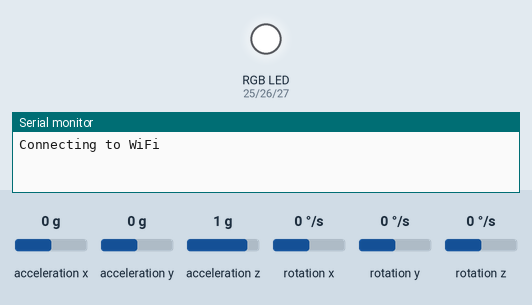
Recording of a sketch running on a simulated ESP32. On the bench: an RGB LED mixed from three pins (HIGH = lit), the last lines printed to the serial monitor. Wiring (inferred from the names in the program): MPU-9250 motion sensor at I2C address 0x68. The test bench sets the inputs (shaded band); at power-on: acceleration x 0 g, acceleration y 0 g, acceleration z 1 g, rotation x 0 °/s, rotation y 0 °/s, rotation z 0 °/s. WiFi joins after 1.5 s; servers stay silent unless stated.

Above: at 0.1 s.
At 5.0 s:
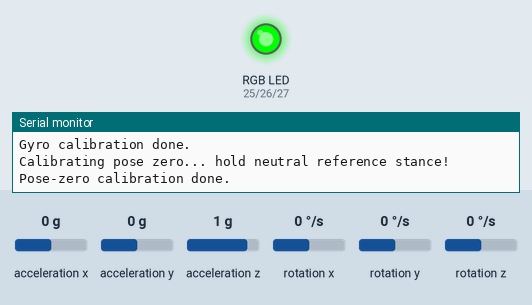
Timing chart, 0 to 6.5 s (numbered marks = the images above):
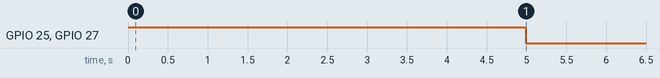

The sketch:

torso_weapon.ino
```cpp
// ============================================================================
// TORSO NODE — weapon-detection feature (prototype, standalone from torso.ino)
//
// Role:
//   - Reads its own MPU6500, computes gravity-relative pitch/roll (static
//     tilt only — no gyro integration, so no drift; this is a held-pose
//     reading, not a continuous-motion one).
//   - Gates readings on "stillness" (gyro magnitude below threshold for a
//     sustained window) so a reading is only trusted once the player is
//     holding the ready stance still.
//   - Broadcasts a lightweight TorsoPose UDP packet. The right-wrist hub
//     (see right_wrist_weapon.ino) uses this as the reference frame to
//     correct wrist angles for the player's stance/lean.
//
// This file intentionally does NOT touch torso.ino / right_wrist.ino — it's
// a separate feature, prototyped standalone (same precedent as
// motor_test_only.ino being a standalone bench sketch).
//
// Keep the TorsoPose struct identical to the copy in right_wrist_weapon.ino
// — it's the wire protocol between the two.
// ============================================================================

#include <Wire.h>
#include <WiFi.h>
#include <WiFiUdp.h>

// ================= CONFIG =================
#define TORSO_ID 1
#define RIGHT_WRIST_ID 0

const char *ssid = "xin hui's laptop";
const char *password = "12345678";

IPAddress broadcastIP(192, 168, 137, 255);
const int DEBUG_PORT = 4211; // -> laptop listener.py (human-readable text)
const int POSE_PORT = 4212;  // <-> right-wrist hub (binary TorsoPose out, DetectionStatus in)

#define DEBUG_LOG true

WiFiUDP debugUdp;
WiFiUDP poseUdp;

// ---------------- RGB LED (status indicator, common cathode) ----------------
#define LED_R_PIN 25
#define LED_G_PIN 26
#define LED_B_PIN 27

void ledSetColor(int r, int g, int b)
{
    analogWrite(LED_R_PIN, r);
    analogWrite(LED_G_PIN, g);
    analogWrite(LED_B_PIN, b);
}
void ledCalibrating() { ledSetColor(255, 255, 255); } // white
void ledSampling() { ledSetColor(0, 255, 0); }        // green — hub hasn't detected a weapon
void ledDetected() { ledSetColor(0, 0, 255); }        // blue — hub says a weapon is detected

// ---------------- Wire structs (must match right_wrist_weapon.ino) ----------------
struct __attribute__((packed)) TorsoPose
{
    uint8_t deviceId; // TORSO_ID
    uint32_t ms;
    float pitch, roll;
    bool stable;
};

// Mirrors right_wrist_weapon.ino's DetectionStatus — only 2 bytes, so it
// can never collide in size with TorsoPose (14 bytes) on the same port.
struct __attribute__((packed)) DetectionStatus
{
    uint8_t deviceId; // RIGHT_WRIST_ID (source)
    bool detected;
};

// ---------------- MPU6500 ----------------
#define MPU6500_ADDR 0x68
#define REG_PWR_MGMT_1 0x6B
#define REG_GYRO_CONFIG 0x1B
#define REG_ACCEL_CONFIG 0x1C
#define REG_ACCEL_XOUT_H 0x3B // accel(6) + temp(2) + gyro(6) = 14 contiguous bytes

const float ACCEL_SCALE = 4096.0; // +/-8g
const float GYRO_SCALE = 16.4;    // +/-2000dps

void writeRegister(uint8_t reg, uint8_t value)
{
    Wire.beginTransmission(MPU6500_ADDR);
    Wire.write(reg);
    Wire.write(value);
    Wire.endTransmission();
}

// out7 layout: [ax,ay,az,temp,gx,gy,gz] as raw int16.
bool readIMUBurst(int16_t *out7)
{
    Wire.beginTransmission(MPU6500_ADDR);
    Wire.write(REG_ACCEL_XOUT_H);
    if (Wire.endTransmission(false) != 0)
        return false;
    uint8_t n = Wire.requestFrom((int)MPU6500_ADDR, 14);
    if (n != 14)
        return false;
    for (int i = 0; i < 7; i++)
    {
        int16_t hi = Wire.read();
        int16_t lo = Wire.read();
        out7[i] = (hi << 8) | lo;
    }
    return true;
}

// ---------------- Gyro offset calibration (keep still) ----------------
float gyroXoffset = 0, gyroYoffset = 0, gyroZoffset = 0;

void calibrateGyro()
{
    Serial.println("Calibrating gyro... keep still!");
    long sumX = 0, sumY = 0, sumZ = 0;
    const int samples = 500;
    int16_t raw[7];

    int ok = 0;
    for (int i = 0; i < samples; i++)
    {
        if (readIMUBurst(raw))
        {
            sumX += raw[4];
            sumY += raw[5];
            sumZ += raw[6];
            ok++;
        }
        delay(3);
    }
    if (ok == 0)
        ok = 1;

    gyroXoffset = (sumX / (float)ok) / GYRO_SCALE;
    gyroYoffset = (sumY / (float)ok) / GYRO_SCALE;
    gyroZoffset = (sumZ / (float)ok) / GYRO_SCALE;
    Serial.println("Gyro calibration done.");
}

// ---------------- Pose-zero calibration ----------------
// Mounting orientation on the body isn't guaranteed to match the wrist
// mounts' axis convention, so raw pitch/roll from atan2() isn't directly
// comparable across devices. Capture a zero-reference here (player stands
// in a neutral reference stance) and subtract it from every later reading,
// the same way calibrateGyro() zeroes gyro drift.
float pitchZero = 0, rollZero = 0;

float computePitchDeg(float ay_g, float az_g)
{
    return atan2(ay_g, az_g) * 180.0 / PI;
}

float computeRollDeg(float ax_g, float az_g)
{
    return atan2(-ax_g, az_g) * 180.0 / PI;
}

// atan2() only returns [-180,180]; subtracting a zero-offset (or blending
// two readings in the EMA below) can land outside that range right at the
// wrap boundary (e.g. true angle -178 read as +179 one sample later),
// producing bogus ~360-degree jumps. Fold back into [-180,180].
float wrapAngle180(float deg)
{
    while (deg > 180.0)
        deg -= 360.0;
    while (deg < -180.0)
        deg += 360.0;
    return deg;
}

void calibratePoseZero()
{
    Serial.println("Calibrating pose zero... hold neutral reference stance!");
    double sumPitch = 0, sumRoll = 0;
    const int samples = 200;
    int16_t raw[7];
    int ok = 0;

    for (int i = 0; i < samples; i++)
    {
        if (readIMUBurst(raw))
        {
            float ax_g = raw[0] / ACCEL_SCALE;
            float ay_g = raw[1] / ACCEL_SCALE;
            float az_g = raw[2] / ACCEL_SCALE;
            sumPitch += computePitchDeg(ay_g, az_g);
            sumRoll += computeRollDeg(ax_g, az_g);
            ok++;
        }
        delay(3);
    }
    if (ok == 0)
        ok = 1;

    pitchZero = sumPitch / ok;
    rollZero = sumRoll / ok;
    Serial.println("Pose-zero calibration done.");
}

// ---------------- Debug logging ----------------
void debugLog(String msg)
{
    if (!DEBUG_LOG)
        return;
    debugUdp.beginPacket(broadcastIP, DEBUG_PORT);
    debugUdp.print("[torso] " + msg);
    debugUdp.endPacket();
}

// ---------------- Smoothing + stillness gate ----------------
const float EMA_ALPHA = 0.2; // smoothing for pitch/roll display
const float STILLNESS_GYRO_THRESHOLD_DPS = 15.0; // TODO: tune against real logs
const unsigned long STILLNESS_HOLD_MS = 700;     // TODO: tune against real logs
const unsigned long POSE_BROADCAST_INTERVAL_MS = 100;

// Continuous debug print (independent of the stable/unstable edge) so you
// can watch live pitch/roll while tuning thresholds. Leave on during
// calibration; flip off once thresholds are locked in.
#define DEBUG_RAW_STREAM true
const unsigned long RAW_LOG_INTERVAL_MS = 300;
unsigned long lastRawLogMs = 0;

float pitchEMA = 0, rollEMA = 0;
float gyroMagEMA = 0; // smoothed before the stillness check, so one noisy
                       // 100Hz sample (hand tremor) doesn't reset the hold timer
bool emaInitialized = false;
unsigned long stillSinceMs = 0;
bool wasStill = false;
unsigned long lastPoseBroadcastMs = 0;

const unsigned long SAMPLE_PERIOD_US = 10000UL; // 100Hz
unsigned long lastSampleUs = 0;

// ---------------- Detection status from right-wrist hub ----------------
bool weaponDetected = false;
bool ledDetectedState = false;

void checkIncomingDetection()
{
    uint8_t buf[32];
    int packetSize = poseUdp.parsePacket();
    if (packetSize <= 0)
        return;

    int len = poseUdp.read(buf, sizeof(buf));
    if (len != sizeof(DetectionStatus))
        return; // some other packet on this port (e.g. our own broadcast looping back)

    DetectionStatus status;
    memcpy(&status, buf, sizeof(status));
    if (status.deviceId == RIGHT_WRIST_ID)
        weaponDetected = status.detected;
}

void setup()
{
    Serial.begin(115200);
    Wire.begin();
    Wire.setClock(400000);

    pinMode(LED_R_PIN, OUTPUT);
    pinMode(LED_G_PIN, OUTPUT);
    pinMode(LED_B_PIN, OUTPUT);
    ledCalibrating();

    Serial.print("Connecting to WiFi");
    WiFi.begin(ssid, password);
    while (WiFi.status() != WL_CONNECTED)
    {
        delay(500);
        Serial.print(".");
    }
    Serial.println();
    Serial.print("Connected! IP: ");
    Serial.println(WiFi.localIP());

    debugUdp.begin(DEBUG_PORT);
    poseUdp.begin(POSE_PORT);

    writeRegister(REG_PWR_MGMT_1, 0x00);
    delay(100);
    writeRegister(REG_GYRO_CONFIG, 0x18);  // +/-2000dps
    writeRegister(REG_ACCEL_CONFIG, 0x10); // +/-8g

    calibrateGyro();
    delay(100);
    calibratePoseZero();
    delay(100);

    ledSampling();
    debugLog("Torso weapon-pose node initialized at IP " + WiFi.localIP().toString());
}

void loop()
{
    checkIncomingDetection();

    if (weaponDetected != ledDetectedState)
    {
        weaponDetected ? ledDetected() : ledSampling();
        ledDetectedState = weaponDetected;
    }

    unsigned long nowUs = micros();
    if (nowUs - lastSampleUs < SAMPLE_PERIOD_US)
        return;
    lastSampleUs = nowUs;

    int16_t raw[7];
    if (!readIMUBurst(raw))
        return;

    float ax_g = raw[0] / ACCEL_SCALE;
    float ay_g = raw[1] / ACCEL_SCALE;
    float az_g = raw[2] / ACCEL_SCALE;
    float gx_dps = (raw[4] / GYRO_SCALE) - gyroXoffset;
    float gy_dps = (raw[5] / GYRO_SCALE) - gyroYoffset;
    float gz_dps = (raw[6] / GYRO_SCALE) - gyroZoffset;

    float gyroMag = sqrt(gx_dps * gx_dps + gy_dps * gy_dps + gz_dps * gz_dps);

    float pitch = wrapAngle180(computePitchDeg(ay_g, az_g) - pitchZero);
    float roll = wrapAngle180(computeRollDeg(ax_g, az_g) - rollZero);

    if (!emaInitialized)
    {
        pitchEMA = pitch;
        rollEMA = roll;
        gyroMagEMA = gyroMag;
        emaInitialized = true;
    }
    else
    {
        // Blend via the shortest angular distance, not raw subtraction, so
        // the EMA itself doesn't jump when pitch/roll cross the wrap point.
        pitchEMA = wrapAngle180(pitchEMA + EMA_ALPHA * wrapAngle180(pitch - pitchEMA));
        rollEMA = wrapAngle180(rollEMA + EMA_ALPHA * wrapAngle180(roll - rollEMA));
        gyroMagEMA = EMA_ALPHA * gyroMag + (1 - EMA_ALPHA) * gyroMagEMA;
    }

    unsigned long now = millis();
    if (gyroMagEMA > STILLNESS_GYRO_THRESHOLD_DPS)
    {
        stillSinceMs = now; // reset the hold timer, still moving
        wasStill = false;
    }
    bool stable = (now - stillSinceMs) >= STILLNESS_HOLD_MS;

    if (now - lastPoseBroadcastMs >= POSE_BROADCAST_INTERVAL_MS)
    {
        lastPoseBroadcastMs = now;

        TorsoPose pose;
        pose.deviceId = TORSO_ID;
        pose.ms = now;
        pose.pitch = pitchEMA;
        pose.roll = rollEMA;
        pose.stable = stable;

        poseUdp.beginPacket(broadcastIP, POSE_PORT);
        poseUdp.write((uint8_t *)&pose, sizeof(pose));
        poseUdp.endPacket();

        if (stable && !wasStill)
            debugLog("stable pitch=" + String(pitchEMA, 1) + " roll=" + String(rollEMA, 1));
        wasStill = stable;
    }

#if DEBUG_RAW_STREAM
    if (now - lastRawLogMs >= RAW_LOG_INTERVAL_MS)
    {
        lastRawLogMs = now;
        debugLog("raw pitch=" + String(pitchEMA, 1) + " roll=" + String(rollEMA, 1) +
                  " gyroMag=" + String(gyroMagEMA, 1) + " stable=" + String(stable ? 1 : 0));
    }
#endif
}
```
